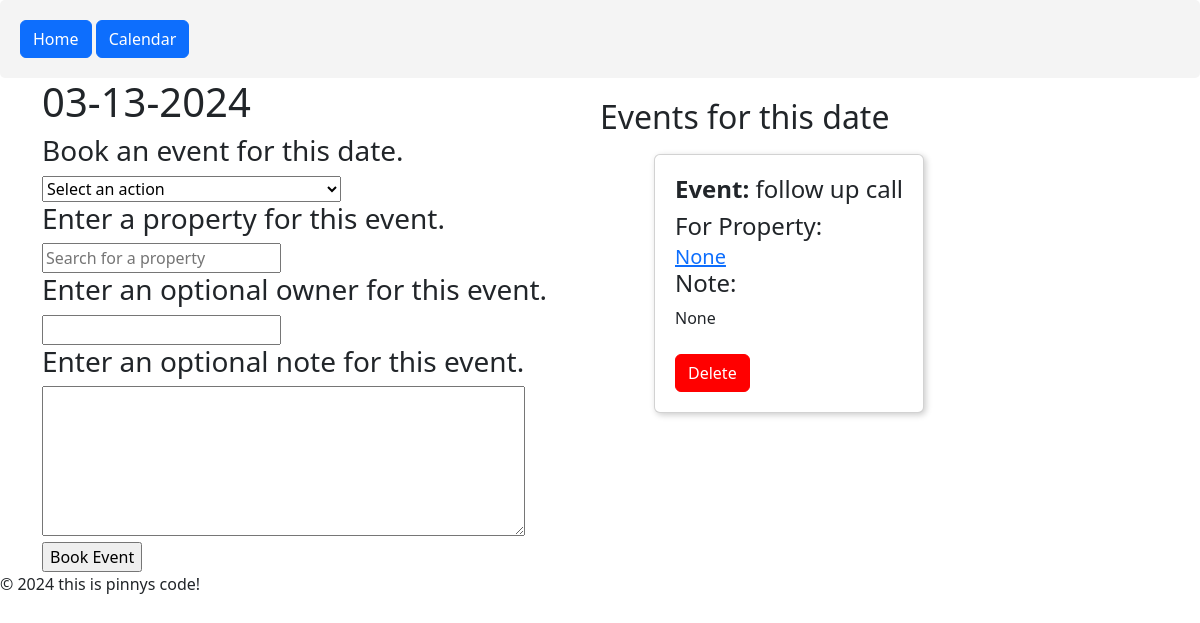
Screenshot of /date/03-13-2024 with the database file from the repository.
### scraper/models.py (models this page shows)
class Event(models.Model):
    date = models.CharField(max_length=100)
    event_choices = [
        ('follow_up_call', 'follow up call'),
        ('reschedule_appointment', 'reschedule appointment'),
        ('needs_visit', 'needs visit'),
        ('property_appointment_scheduled', 'property appointment scheduled'),
        ('contract_signing', 'contract signing'),
        ('scheduled_appraisal', 'scheduled appraisal'),
        ('scheduled_inspection', 'scheduled inspection'),
        ('scheduled_cash_for_keys_negotiation', 'scheduled cash for keys negotiation'),
        ('scheduled_closing', 'scheduled closing'),
    ]
    event = models.CharField(choices=event_choices, max_length=100, blank=True, null=True)
    on_property = models.ForeignKey(PropertyData, on_delete=models.CASCADE, related_name='events', blank=True, null=True)
    owner = models.ForeignKey(OwnerData, on_delete=models.CASCADE, related_name='events', blank=True, null=True)
    notes = models.TextField(blank=True, null=True)

### viewer/views.py (the view, shortened to what this page needs)
# urls.py: path('date/<str:date>', views.date, name='date'),
def date(request, date):
    events = Event.objects.filter(date=date)
    return render(request, 'viewer/date.html', {'date': date, 'events': events})

### viewer/templates/viewer/date.html (shortened to what this page needs)
{% extends 'viewer/template.html' %}
{% load static %}
{% block buttons %}
<div class="full-window">
    <a type="button" class="btn btn-primary" href="{% url 'index' %}">Home</a>
</div>
{% endblock %}
{% block body %}
<div class="container">
    <div class="left-column" id="form">
        <h1>{{ date }}</h1>
        <form action="{% url 'date' date %}" method="post">
            <section>
                <h3>Book an event for this date.</h3>
                <select name="action" required>
                    <option value="" disabled selected>Select an action</option>
                </select>
            </section>
            <section>
                <h3>Enter a property for this event.</h3>
                <input  id="searchPropertys" type="text" placeholder="Search for a property">
            </section>
            <section>
                <h3>Enter an optional owner for this event.</h3>
                <input type="text" name="owner">
            </section>
            <section>
                <h3>Enter an optional note for this event.</h3>
                <textarea name="note" rows="6" cols="50"></textarea>
            </section>
            <input type="submit" value="Book Event">
        </form>
    </div>
    <div id="events" class="right-column">
        <h2>Events for this date</h2>
        <div class="container">
            <ul>
                {% for event in events %}
                    <li class="card">
                        <div class="card-content">
                            <h4 class="card-title"><strong>Event: </strong>{{ event.event }}</h4>
                            <h4>For Property: </h4>
                            <a href="{% url 'property' event.on_property.id %}" >
                                <h5 class="card-subtitle">{{ event.on_property }}</h5>
                            </a>
                            <h4>Note: </h4>
                            <p>{{ event.notes }}</p>
                            <a class="btn btn-primary mt-2" href="{% url 'delete_event' event.id %}" style="background-color: red; border-color: red;" onclick="return confirm('Are you sure you want to delete this event?')">Delete</a>
                        </div>
                    </li>
                {% empty %}
                    <h4>No events for this date.</h4>
                {% endfor %}
            </ul>
        </div>
    </div>
</div>
{% endblock %}

### viewer/static/viewer/index.css (style rules this page uses)
.container { display: flex; flex-wrap: wrap; }
.card { flex: 1 1 200px; margin: 10px; border: 1px solid #ccc; border-radius: 5px; padding: 20px; box-shadow: 2px 2px 6px 0px #ccc; text-decoration: none; transition: box-shadow 0.3s ease; }
@media (min-width: 600px) { .card { flex: 1 1 40%; } }
@media (min-width: 900px) { .card { flex: 1 1 30%; } }
@media (min-width: 1200px) { .card { flex: 1 1 20%; } }
.right-column .container { max-height: 600px; overflow-y: auto; }
.container { display: flex; }
.left-column { flex: 1; }
.right-column { flex: 1; padding: 20px; }

### rows the page displays
Event: event "follow up call", on_property "None", notes "None"

### other values shown
{{ date }} "03-13-2024"
